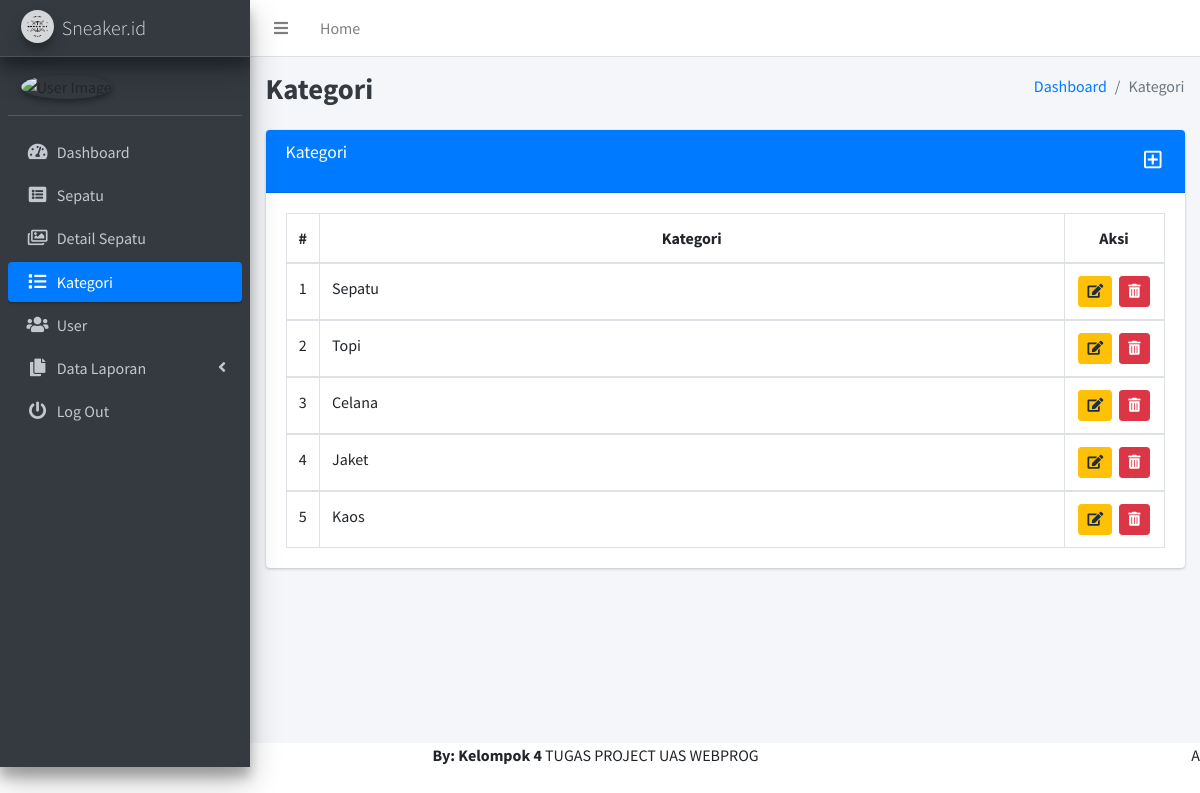
Page /index.php/kategori on the committed database.
### tables this page shows
CREATE TABLE `kategori` (
  `id_kategori` int(11) NOT NULL,
  `nama_kategori` varchar(225) DEFAULT NULL
);

### application/views/layout/v_content.php (called while the page is built)
<?php
if ($isi) {
    $this->load->view($isi);
}

### application/views/layout/v_wrapper_admin.php (called while the page is built)
<?php
require_once('v_head.php');
require_once('v_header_admin.php');
require_once('v_nav_admin.php');
require_once('v_content.php');
require_once('v_footer_admin.php');

### application/controllers/Kategori.php (called while the page is built, shortened)
<?php
class Kategori extends CI_Controller
{
    public function __construct()
    {
        $this->load->model('m_kategori');
    }
    public function index()
    {
        $data = array(
            'title' => 'Kategori',
            'brand' => 'Sneaker.id',
            'kategori' => $this->m_kategori->get_all_data(),
            'isi' => 'view_admin_manajemen/v_kategori',
        );
        $data['user'] = $this->ModelUser->cekData(['email' => $this->session->userdata('email')])->row_array();
        $this->load->view('layout/v_wrapper_admin', $data, FALSE);
    }
}

### index.php (called while the page is built, shortened)
<?php
require_once BASEPATH.'core/CodeIgniter.php';

### application/models/M_kategori.php (called while the page is built, shortened)
<?php
class M_kategori extends CI_Model
{
    public function get_all_data()
    {
        $this->db->select('*');
        $this->db->from('kategori');
        $this->db->order_by('id_kategori', 'desc');
        return $this->db->get()->result();
    }
}

### application/views/view_admin_manajemen/v_kategori.php (the view, shortened to what this page needs)
<div class="col-md-12">
    <div class="card card-primary">
        <div class="card-header">
            <h3 class="card-title"><?= $title; ?></h3>
            <div class="card-tools">
                <button data-toggle="modal" data-target="#add" class="btn btn-primary sm"><i class="far fa-plus-square text-lg"></i></button>
            </div>
        </div>
        <div class="card-body">
            <table class="table table-bordered">
                <thead class="text-center">
                    <tr>
                        <th style="width: 10px">#</th>
                        <th>Kategori</th>
                        <th style="width: 100px">Aksi</th>
                    </tr>
                </thead>
                <tbody>
                    <?php $no = 1;
                    foreach ($kategori as $key => $value) { ?>
                        <td class="text-center"><?= $no++; ?></td>
                        <td><?= $value->nama_kategori ?></td>
                        <td class="text-center">
                            <button class="btn btn-warning btn-sm mr-1" data-toggle="modal" data-target="#update<?= $value->id_kategori ?>"><i class="fas fa-edit"></i></button>
                            <button class="btn btn-danger btn-sm" data-toggle="modal" data-target="#delete<?= $value->id_kategori ?>"><i class="fas fa-trash-alt"></i></button>
                        </td>
                </tbody>
            <?php } ?>
            </table>
        </div>
    </div>
</div>

### rows in the picture
kategori: nama_kategori "Sepatu"
kategori: nama_kategori "Topi"
kategori: nama_kategori "Celana"
kategori: nama_kategori "Jaket"
kategori: nama_kategori "Kaos"

### other values in the picture
$brand "Sneaker.id"
$title "Kategori"
